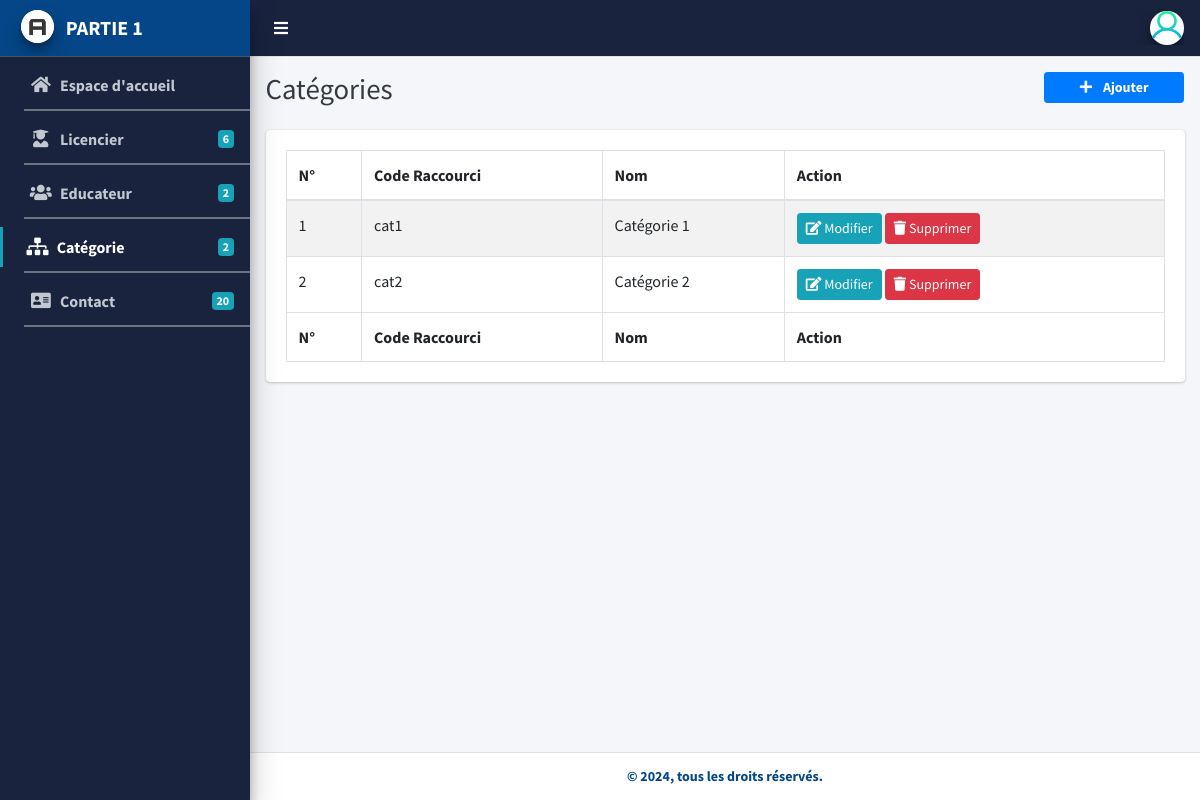
/categorie (signed in), run on the app's committed database.
### tables this page shows
CREATE TABLE `categorie` (
  `codeRaccourci` varchar(10) NOT NULL,
  `nom` varchar(255) DEFAULT NULL
);

### classes/View.php (called while the page is built, shortened)
<?php
 class View {
    public function render($params = array()) {
        include_once('views/layout.php');
    }
}

### controllers/CategorieController.php (called while the page is built, shortened)
<?php
class CategorieController
{
    protected $categoriesDAO;
    public function __construct(array $daos = []) {
        $this->categoriesDAO = $daos['categoriesDAO'];
    }
    public function index() {
        $categories = $this->categoriesDAO->getAllCategories();
        $view = new View('categorie/show');
        $view->render([
            "titlePage" => "Catégories",
            "categories" => $categories
        ]);
    }
}

### index.php (called while the page is built, shortened)
<?php
    require_once("config/database.php");
    if(isset($_GET['r']) && !empty($_GET['r'])) {
        if($_GET['r'] != "home" && $_GET['r'] != "login" && $_GET['r'] != "log" && $_GET['r'] != "logout") {
            if(isset($_SESSION['email']) && !empty($_SESSION['email'])) {
                $request = "/".$_GET['r'];
                $router = new Router($request);
            }
            else {
                $_SESSION['info'] = "Connectez vous pour démarrer une nouvelle session !";
                header('Location: login');
            }
        }
        else {
            $request = "/".$_GET['r'];
            $router = new Router($request);
        }
    }
    else {
        $request = '/home';
        $router = new Router($request);
    }
    $router->renderController();
?>

### config/database.php (called while the page is built)
<?php
    $host = "localhost";
    $database = "database";
    $username = "root";
    $password = "";
?>

### classes/models/Connexion.php (called while the page is built, shortened)
<?php
class Connexion
{
    public function __construct(){
        global $host;
        global $database;
        global $username;
        global $password;
        try {
            $this->pdo = new PDO("mysql:host=$host;dbname=$database", $username, $password);
        } catch (PDOException $e) {
            die ("Erreur de connexion à la base de données : " . $e->getMessage());
        }
    }
}

### classes/dao/CategoriesDAO.php (called while the page is built, shortened)
<?php
class CategoriesDAO
{
    private $connexion;
    public function __construct(Connexion $connexion) {
        $this->connexion = $connexion;
    }
    public function getAllCategories() {
        try {
            $query ="SELECT * FROM categorie";
            $stmt = $this->connexion->pdo->prepare($query);
            $stmt->execute();
            $stmt->setFetchMode(PDO::FETCH_ASSOC);
            $rows = $stmt->fetchAll();
            foreach ($rows as $row) {
                $category = new CategorieModel($row["codeRaccourci"] , $row["nom"]);
                $category->setCodeRaccourci($row["codeRaccourci"]);
                $category->setNom($row["nom"]);
                $categories[] = $category;
            }
        return $categories;
        } catch (PDOException $e) {
			die("Error".$e->getMessage());
        }
    }
}

### classes/models/CategorieModel.php (called while the page is built, shortened)
<?php
class CategorieModel
{
    protected $codeRaccourci;
    protected $nom;
    public function __construct($codeRaccourci , $nom=null)
    {
        $this->codeRaccourci = $codeRaccourci;
        $this->nom=$nom;
    }
    public function getCodeRaccourci()
    {
        return $this->codeRaccourci;
    }
    public function setCodeRaccourci($codeRaccourci)
    {
        $this->codeRaccourci = $codeRaccourci;
        return $this;
    }
    public function getNom()
    {
        return $this->nom;
    }
    public function setNom($nom)
    {
        $this->nom = $nom;
        return $this;
    }
}

### views/categorie/show.php (the view, shortened to what this page needs)
<div class="content-header">
    <div class="container-fluid">
        <div class="row mb-2">
            <div class="col-sm-10">
                <h1 class="m-0 text-dark">
                    <?= $titlePage; ?>
                </h1>
            </div>
            <div class="col-sm-2" id="addBtnField">
                <a href="add-categorie">
                    <button class="btn btn-primary btn-sm btn-block addBtn text-bold"><i class="fas fa-plus mr-2" aria-hidden="true"></i> Ajouter</button>
                </a>
            </div>
        </div>
    </div>
</div>
<section class="content">
    <div class="container-fluid">
        <div class="card">
            <div class="card-body">
                <table id="datatable" class="table table-bordered table-striped">
                    <thead>
                        <tr>
                            <th>N°</th>
                            <th>Code Raccourci</th>
                            <th>Nom</th>
                            <th>Action</th>
                        </tr>
                    </thead>
                    <tbody>
                        <?php
                            $i = 1;
                            foreach ($categories as $category) :
                        ?>
                            <tr>
                                <td><?= $i++; ?></td>
                                <td><?= $category->getCodeRaccourci(); ?></td>
                                <td><?= $category->getNom(); ?></td>
                                <td>
                                    <a href="edit-categorie-<?= $category->getCodeRaccourci() ?>" class="btn btn-info btn-sm"><i class="fas fa-edit"></i> Modifier</a>
                                    <a href="delete-categorie-<?= $category->getCodeRaccourci() ?>" class="btn btn-danger btn-sm"><i class="fas fa-trash"></i> Supprimer</a>
                                </td>
                            </tr>
                        <?php endforeach; ?>
                    </tbody>
                    <tfoot>
                    <tr>
                        <th>N°</th>
                        <th>Code Raccourci</th>
                        <th>Nom</th>
                        <th>Action</th>
                    </tr>
                    </tfoot>
                </table>
            </div>
        </div>
    </div>
</section>

### classes/Router.php (shortened to what this page needs)
<?php
class Router {
    private $request;
    private static $rout = [];
    private $routes = [];
    public function __construct($request = null) {
        $this->request = $request;
        $this->routes = self::$rout;
    }
    public static function setRoute($url, $controller, $method, $vars = "") {
        self::$rout[] = [
            "url" => $url,
            "controller" => $controller,
            "method" => $method,
            "vars" => $vars
        ];
    }
    public function match($url) {
        if(preg_match('`^'.$url.'$`', $this->request, $matches))
            return $matches;
        else
            return false;
    }
    public function renderController() {
        $daos = [
            "licencierDAO" => new LicencierDAO(new Connexion),
            "categoriesDAO" => new CategoriesDAO(new Connexion),
            "contactDAO" => new ContactDAO(new Connexion),
            "educateurDAO" => new EducationDAO(new Connexion),
        ];
        foreach($this->routes as $route) {
            if(($varsValues = $this->match($route["url"])) !== false) {
                $params = null;
                $method = $route["method"];
                $currentController = new $controller($daos);
                $currentController->$method($params);
            }
        }
    }
}

### data on the page
categorie: codeRaccourci "cat1", nom "Catégorie 1"
categorie: codeRaccourci "cat2", nom "Catégorie 2"

### other printed values
count($licenciers) "6"
count($educateurs) "2"
count($categories) "2"
count($contacts) "20"
